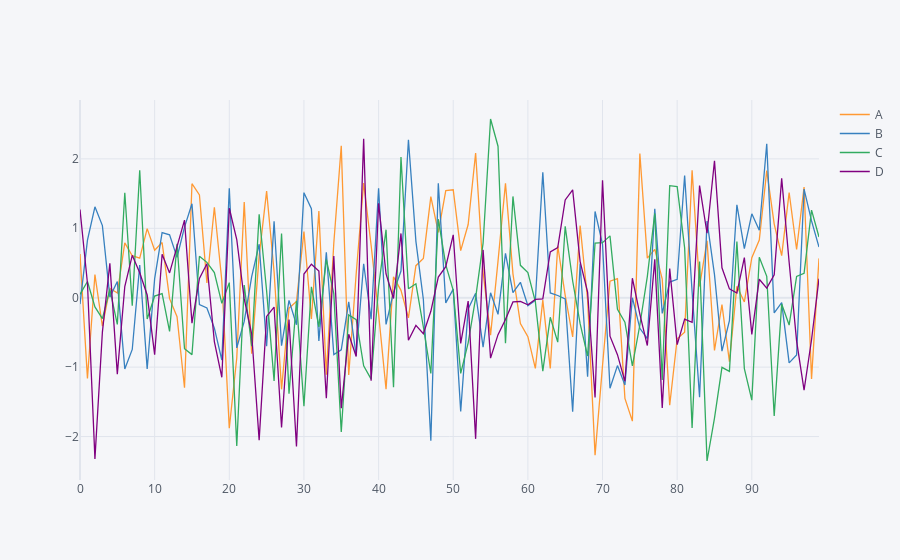

Write notebook code for a chart like this one.
### Code cell
%matplotlib inline
df.iplot()
